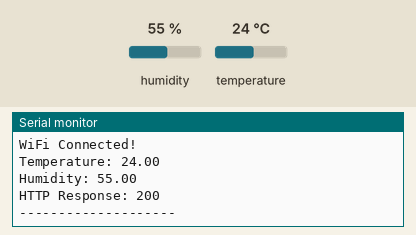
This sketch was run on a simulated ESP32. Shown: the last lines printed to the serial monitor. Inputs (shaded band) come from the test bench; at power-on: humidity 55 %, temperature 24 °C. WiFi joins after 1.5 s; servers stay silent unless stated; web services answer with replies made up by the test bench.

Above: at 2.7 s.
2.8 s: humidity set to 22 %
14.2 s: temperature set to 12 °C
At 16.88 s:
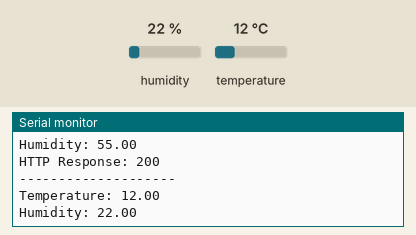
25.6 s: humidity set to 40 %
At 33.4 s:
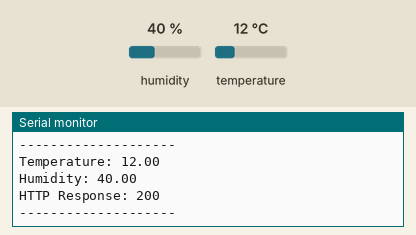

The sketch:

sketch.ino
```cpp
#include <WiFi.h>
#include <HTTPClient.h>
#include "DHTesp.h"

const char* ssid = "Wokwi-GUEST";
const char* password = "";

String apiKey = "YV584I39W8WJONF0";

const char* server = "http://api.thingspeak.com/update";

const int DHT_PIN = 15;

DHTesp dhtSensor;

void setup() {
  Serial.begin(115200);

  WiFi.begin(ssid, password);

  Serial.print("Connecting to WiFi");

  while (WiFi.status() != WL_CONNECTED) {
    delay(500);
    Serial.print(".");
  }

  Serial.println("\nWiFi Connected!");

  dhtSensor.setup(DHT_PIN, DHTesp::DHT22);
}

void loop() {

  TempAndHumidity data = dhtSensor.getTempAndHumidity();

  Serial.print("Temperature: ");
  Serial.println(data.temperature);

  Serial.print("Humidity: ");
  Serial.println(data.humidity);

  if(WiFi.status()== WL_CONNECTED){

    HTTPClient http;

    String url = server;
    url += "?api_key=" + apiKey;
    url += "&field1=" + String(data.temperature);
    url += "&field2=" + String(data.humidity);

    http.begin(url);

    int httpResponseCode = http.GET();

    Serial.print("HTTP Response: ");
    Serial.println(httpResponseCode);

    http.end();
  }

  Serial.println("--------------------");

  delay(15000);
}
```

Measured:
- after the input at 14.2 s, the serial monitor: prints a new line after 2.5 s (image 1)
- after the input at 25.6 s, the serial monitor: prints a new line after 6.3 s (image 2)
